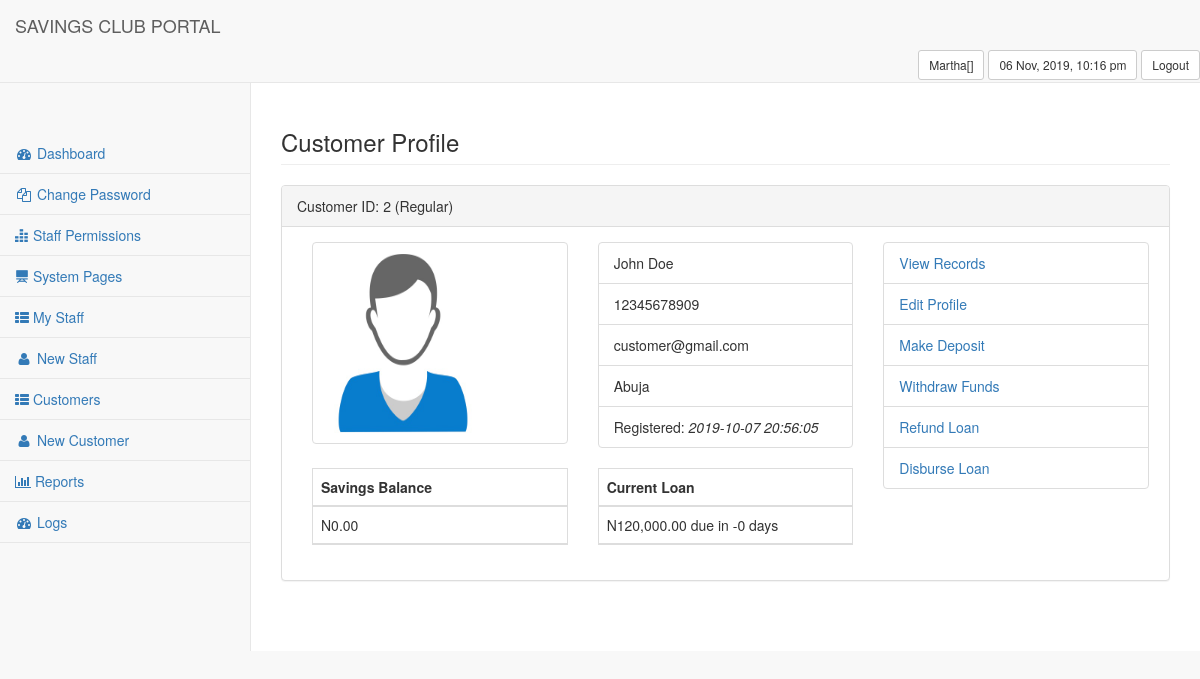
Page /portal/index.php?page=2.1&customer_id=2 (signed in) on the committed database.
### tables this page shows
CREATE TABLE IF NOT EXISTS `mc_customers` (
  `customer_id` int(11) NOT NULL AUTO_INCREMENT,
  `password` varchar(255) NOT NULL,
  `customer_status` int(3) DEFAULT NULL,
  `type_flag` int(3) DEFAULT NULL,
  `firstname` text,
  `lastname` text,
  `phone` varchar(11) NOT NULL,
  `email` varchar(64) DEFAULT NULL,
  `address` varchar(50) DEFAULT NULL,
  `customer_image` varchar(200) DEFAULT 'img/customers/customer.jpg',
  `timestamp_created` datetime DEFAULT CURRENT_TIMESTAMP,
  `staff` varchar(51) DEFAULT NULL,
  `savings_balance` double DEFAULT '0',
  PRIMARY KEY (`customer_id`),
  UNIQUE KEY `phone` (`phone`)
);

CREATE TABLE IF NOT EXISTS `mc_customer_types` (
  `type_id` int(11) NOT NULL AUTO_INCREMENT,
  `type_name` varchar(30) DEFAULT NULL,
  `type_description` varchar(50) DEFAULT NULL,
  `type_flag` int(1) DEFAULT NULL,
  `timestamp_updated` timestamp NULL DEFAULT CURRENT_TIMESTAMP ON UPDATE CURRENT_TIMESTAMP,
  `staff` varchar(21) NOT NULL,
  PRIMARY KEY (`type_id`)
);

CREATE TABLE IF NOT EXISTS `mc_loans` (
  `loan_id` int(11) NOT NULL AUTO_INCREMENT,
  `loan_status` int(3) DEFAULT NULL,
  `transaction_id` varchar(31) DEFAULT NULL,
  `customer_id` int(11) DEFAULT NULL,
  `disburse_date` datetime DEFAULT NULL,
  `disburse_amount` double DEFAULT NULL,
  `loan_profit` double DEFAULT NULL,
  `repayment_date` datetime DEFAULT NULL,
  `repayment_amount` double DEFAULT NULL,
  `disburse_staff` varchar(21) DEFAULT NULL,
  `repayment_staff` varchar(21) DEFAULT NULL,
  `payed_date` datetime DEFAULT NULL,
  `payed_amount` double DEFAULT NULL,
  PRIMARY KEY (`loan_id`)
);

### portal/models/class.payment.php (called while the page is built, shortened)
<?php
class PAYMENT
{
     public function get_customer_current_loan($customer_id)
     {
        try
        {
            global $mysqli;
            $stmt = $mysqli->prepare("SELECT disburse_amount FROM mc_loans WHERE customer_id = '$customer_id' AND loan_status = 1");
            $stmt->execute();
            $result = $stmt->get_result();
            $row = $result->fetch_assoc();
            $disburse_amount = $row['disburse_amount'];
            return $disburse_amount;
        }
        catch (Exception $e)
        {
            echo $e->errorMessage();
        }
     }
       public function loan_days($customer_id)
       {
          try
          {
            global $mysqli;
            $stmt = $mysqli->prepare("SELECT * FROM mc_loans WHERE customer_id = '$customer_id' AND loan_status = 1");
            $stmt->execute();
            $result = $stmt->get_result();
            $row = $result->fetch_assoc();
            $repayment_date = $row['repayment_date'];
            $current_date = new DateTime("now");
            $repayment_date = new DateTime($repayment_date);
            $time_balance = date_diff($current_date, $repayment_date);
            $time_balance = $time_balance->format("%R%a days");
            return $time_balance;
          }
          catch (Exception $e)
          {
              echo $e->errorMessage();
          }
       }
}
?>

### portal/customer.php (the view, shortened to what this page needs)
<?php
$customer_id = $_GET['customer_id'];
$type_flag = $customer->get_customer_type_flag($customer_id);
$customer_type = $customer->get_customer_type_name($type_flag);
$current_loan = $payment->get_customer_current_loan($customer_id);
$loan_days_left = $payment->loan_days($customer_id);
try
{
    global $mysqli;
    $stmt = $mysqli->prepare("SELECT * FROM mc_customers WHERE customer_id = $customer_id");
    $stmt->execute();
    $result = $stmt->get_result();
    $row = $result->fetch_assoc();
    $firstname = $row['firstname'];
    $lastname = $row['lastname'];
    $name = $lastname." ".$firstname;
    $phone = $row['phone'];
    $email = $row['email'];
    $address = $row['address'];
    $customer_image = $row['customer_image'];
    $customer_status = $customer->get_customer_status_name($row['customer_status']);
    $savings_balance = $row['savings_balance'];
} catch (Exception $e) {
  echo $e->errorMessage();
}
      echo "<div class='row'>
                <div class='col-lg-12'>
                    <h3 class='page-header'>Customer Profile</h3>
                </div>
            </div>
            <div class='row'>
                <div class='col-lg-12'>
                    <div class='panel panel-default'>
                        <div class='panel-heading'>
                            Customer ID: ".$customer_id." (".$customer_type.")
                        </div>
                        <div class='panel-body'>
                            <div class='col-lg-8'>
                                <div class='row'>
                                    <div class='col-lg-6'>
                                          <a href='#' class='list-group-item' data-toggle='modal' data-target='#editImage'>
                                              <img src='".$customer_image."' height='180px' width='150px' style='margin:auto;'>
                                          </a>
                                    </div>
                                    <div class='col-lg-6'>";
                                        $customer->customer_profile($_GET['customer_id']);
                                      echo"
                                    </div>
                                </div>
                                <div class='row'>";
                                    if ($type_flag == 1) {
                                        echo"
                                        <div class='col-lg-6'>
                                            <table class='table table-striped table-bordered table-hover'>
                                                <thead>
                                                    <tr>
                                                        <th>Savings Balance</th>
                                                    </tr>
                                                    <tr>
                                                        <td>N".number_format($savings_balance,2)."</td>
                                                    </tr>
                                                    ";
                                                    echo"
                                                </thead>
                                            </table>
                                        </div>
                                        <div class='col-lg-6'>
                                            <table class='table table-striped table-bordered table-hover'>
                                                <thead>
                                                    <tr>
                                                        <th>Current Loan</th>
                                                    </tr>
                                                    <tr>
                                                        <td>N".number_format($current_loan,2)." due in ".$loan_days_left."</td>
                                                    </tr>";
                                                    echo"
                                                </thead>
                                            </table>
                                        </div>";
                                    }
                                echo"
                                </div>
                            </div>
                            <div class='row'>
                                <div class='col-lg-4'>
                                    <div class='list-group'>";
                                        if ($type_flag == 1) {
                                            echo"
                                              <p class='list-group-item'>
                                                  <a href='index.php?page=2.2&customer_id=".$customer_id."'>View Records</a>
                                              </p>
                                              <p class='list-group-item'>
                                                  <a href='#' data-toggle='modal' data-target='#editProfile'>Edit Profile</a>
                                              </p>
                                              <p class='list-group-item'>
                                                  <a href='#' data-toggle='modal' data-target='#payContribution'>Make Deposit</a>
                                              </p>
                                              <p class='list-group-item'>
                                                 <a href='#' data-toggle='modal' data-target='#withdrawSavings'>Withdraw Funds</a>
                                              </p>
                                              <p class='list-group-item'>
                                                  <a href='#' data-toggle='modal' data-target='#refundLoan'>Refund Loan</a>
                                              </p>
                                              <p class='list-group-item'>
                                                  <a href='#' data-toggle='modal' data-target='#disburseLoan'>Disburse Loan</a>
                                              </p>";
                                        }
                                        echo"
                                      </div>
                                </div>
                            </div>
                        </div>
                    </div>
                </div>
            </div>
        </div>
    </div>
                    <h4 class='modal-title' id='myModalLabel'>Update Customer, ID : ".$customer_id."</h4>
                <input name='customer_id' value='".$customer_id."' hidden>
                                <input class='form-control' name='firstname' value='".$firstname."'>
                                <input class='form-control' name='lastname' value='".$lastname."'>
                                <input class='form-control' type='phone' name='phone' value='".$phone."'>
                                <input class='form-control' type='email' name='email' value='".$email."'>
                                <input class='form-control' type='text' name='address' value='".$address."'>
                    <a href='script_customeractions.php?customer_id=".$customer_id."&deleteCustomer=True' class='btn btn-danger'>Delete</a>
                    <h4 class='modal-title' id='myModalLabel'>Update Customer, ID : ".$customer_id."</h4>
                <input name='customer_id' value='".$customer_id."' hidden>
                                          <img src='".$customer_image."' height='180px' width='150px' style='margin:auto;'>
                    <input name='customer_id' value='".$customer_id."' hidden>
                    <input name='refund_amount' value='".$current_loan."' hidden>
                                    <p class='form-control-static'>".$name."</p>
                                    <p class='form-control-static'>N".number_format($current_loan,2)."</p>
                    <input name='customer_id' value='".$customer_id."' hidden>
                                    <p class='form-control-static'>".$name."</p>
                    <input name='customer_id' value='".$customer_id."' hidden>
                                    <p class='form-control-static'>".$name."</p>
                    <input name='customer_id' value='".$customer_id."' hidden>
                                    <p class='form-control-static'>".$name."</p>
                                    <input class='form-control' type='number' name='withdrawal_amount' value='".$savings_balance."' min='0' max='".$savings_balance."'>
                    <input name='customer_id' value='".$customer_id."' hidden>
                                    <p class='form-control-static'>".$name."</p>
";

### portal/models/class.customer.php (shortened to what this page needs)
<?php
class CUSTOMER
{
    public function customer_profile($customer_id)
    {
        try
        {
            global $mysqli;
            $stmt = $mysqli->query("SELECT * FROM mc_customers WHERE customer_id = $customer_id");
            while ($row = $stmt->fetch_assoc())
            {
                $customer_status = $this->get_customer_status($row['customer_id']);
                $customer_type = $this->get_customer_type_name($row['type_flag']);
                echo"
                  <div class='list-group'>
                    <p class='list-group-item'>
                        ".$row['firstname']." ".$row['lastname']."
                    </p>
                    <p class='list-group-item'>
                        ".$row['phone']."
                    </p>
                    <p class='list-group-item'>
                        ".$row['email']."
                    </p>
                    <p class='list-group-item'>
                        ".$row['address']."</em>
                    </p>
                    <p class='list-group-item'>
                        Registered: <i>".$row['timestamp_created']."</i>
                    </p>
                </div>";
              }
            return true;
        }
        catch (Exception $e)
        {
            echo $e->errorMessage();
        }
    }
     public function get_customer_status_name($status_flag)
     {
        try
        {
          global $mysqli;
          $stmt = $mysqli->query("SELECT status_name FROM mc_customer_status WHERE status_flag = $status_flag");
          $row = $stmt->fetch_assoc();
          return $row['status_name'];
        }
        catch (Exception $e)
        {
            echo $e->errorMessage();
        }
     }
     public function get_customer_status($customer_id)
     {
        try
        {
          global $mysqli;
          $stmt = $mysqli->query("SELECT customer_status FROM mc_customers WHERE customer_id = $customer_id");
          $row = $stmt->fetch_assoc();
          $status_flag = $row['customer_status'];
          $stmt = $mysqli->query("SELECT status_name FROM mc_customer_status WHERE status_flag = $status_flag");
          $row = $stmt->fetch_assoc();
          return $row['status_name'];
        }
        catch (Exception $e)
        {
            echo $e->errorMessage();
        }
     }
     public function get_customer_type_flag($customer_id)
     {
        try
        {
          global $mysqli;
          $stmt = $mysqli->prepare("SELECT type_flag FROM mc_customers WHERE customer_id = '$customer_id'");
          $stmt->execute();
          $result = $stmt->get_result();
          $row = $result->fetch_assoc();
          return $row['type_flag'];
        }
        catch (Exception $e)
        {
            echo $e->errorMessage();
        }
     }
     public function get_customer_type_name($type_flag)
     {
        try
        {
          global $mysqli;
          $stmt = $mysqli->prepare("SELECT type_name FROM mc_customer_types WHERE type_flag = '$type_flag'");
          $stmt->execute();
          $result = $stmt->get_result();
          $row = $result->fetch_assoc();
          return $row['type_name'];
        }
        catch (Exception $e)
        {
            echo $e->errorMessage();
        }
     }
}
?>

### rows in the picture
mc_customers: type_flag.type_name "Regular", customer_image (picture), firstname "John", lastname "Doe", phone "12345678909", email "customer@gmail.com", address "Abuja", timestamp_created "2019-10-07 20:56:05", savings_balance "0.00"
mc_loans: disburse_amount "120,000.00", repayment_date "-0 days"

### other values in the picture
$_SESSION['display_name'] "Martha"
$customer_id "2"
